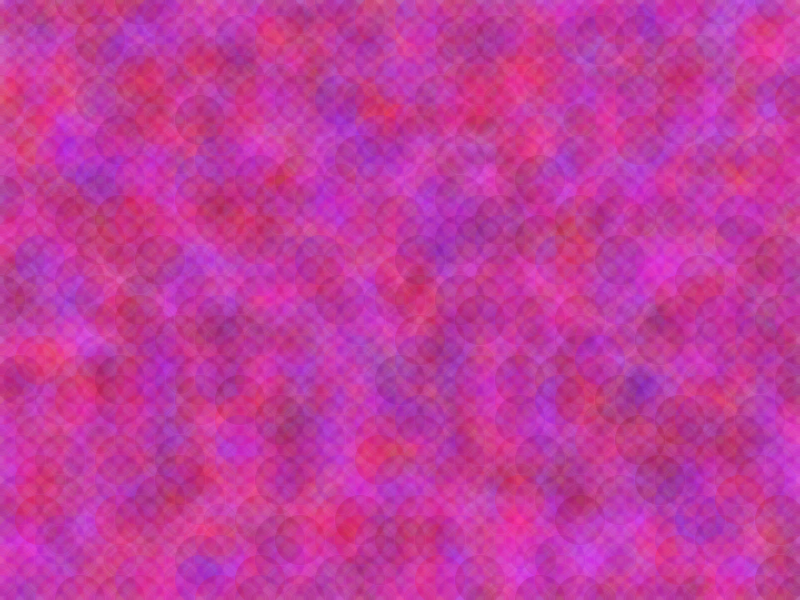
Frame 1 (no input)
Frame 60 (the mouse pressed at the canvas centre just before this capture): identical to frame 1, image omitted
Frame 120 (the mouse held since frame 60 and released just before this capture): identical to frame 1, image omitted

The Processing sketch that drew this single still picture (run headless with seeded random() and noise(); from frame 60 on, the mouse is pressed at the canvas centre):

// Processing sketch: processing_25725
// ── processing_25725.pde

void setup() {
  size(800, 600);
  smooth();
  background(255,255,255);


  for(int i = 0; i < 41; i++) {
    for(int j = 0; j < 31; j++) {
      noStroke();
      ellipse(i * 20, j* 20,18,18);
      fill(random(97,255),random(0,0),random(0,255),random(20,50));
    }
  }
  for(int i = 0; i < 41; i++) {
    for(int j = 0; j < 31; j++) {
      noStroke();
      ellipse(i * 20, j* 20,23,23);
      fill(random(97,255),random(0,0),random(0,255),random(20,50));
    }
  }
  for(int i = 0; i < 41; i++) {
    for(int j = 0; j < 31; j++) {
      noStroke();
      ellipse(i * 20, j* 20,28,28);
      fill(random(97,255),random(0,0),random(0,255),random(20,50));
    }
  }
  for(int i = 0; i < 41; i++) {
    for(int j = 0; j < 31; j++) {
      noStroke();
      ellipse(i * 20, j* 20,33,33);
      fill(random(97,255),random(0,0),random(0,255),random(20,50));
    }
  }
  for(int i = 0; i < 41; i++) {
    for(int j = 0; j < 31; j++) {
      noStroke();
      ellipse(i * 20, j* 20,50,50);
      fill(random(97,255),random(0,0),random(0,255),random(20,50));
    }
  }
}

void draw() {
}

void keyPressed() {
  if(key == 'i') {
    filter(INVERT);
  }
  if(key == 'l') {
    filter(BLUR, 1);
  }
  if(key=='e') {
    filter(ERODE);
  }
  if(key=='d') {
    filter(DILATE);
  }
  if(key=='p') {
    filter(POSTERIZE,12);
  }
  if(key=='o') {
    filter(OPAQUE);
  }
}
